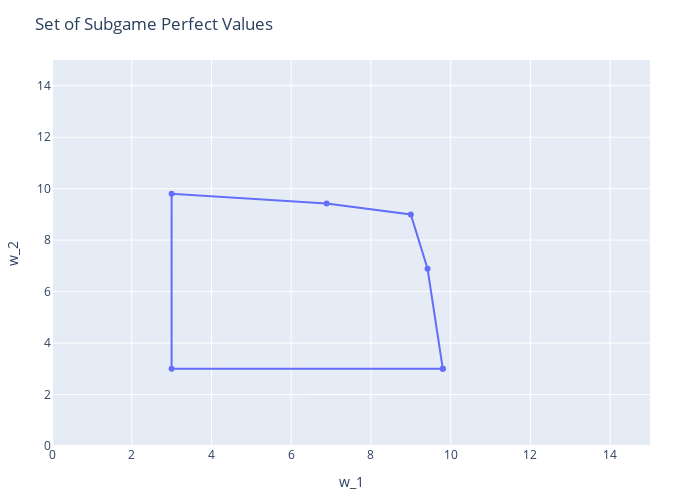

Write notebook code for a chart like this one.
### Code cell
# Add the first point to the bottom as well so that
# the polygon connects
plot_pts = vcat(hp_pts, hp_pts[1, :]')

plot(scatter(;x=plot_pts[:, 1], y=plot_pts[:, 2], mode="lines+markers"),
     Layout(;xaxis_range=[0, 15], yaxis_range=[0, 15],
             title="Set of Subgame Perfect Values",
             xaxis_title="w_1", yaxis_title="w_2",
             autosize=false, height=500, width=700))

### Figure 1 — Plotly figure (JSON) as saved in the notebook; plotly's stock layout.template omitted (floating-point values rounded to 4 significant figures)
{"data": [{"mode": "lines+markers", "type": "scatter", "x": [9.803, 3, 3, 6.888, 9, 9.42, 9.803], "y": [3, 3, 9.803, 9.42, 9, 6.888, 3]}], "layout": {"autosize": false, "height": 500, "margin": {"b": 50, "l": 50, "r": 50, "t": 60}, "title": {"text": "Set of Subgame Perfect Values"}, "width": 700, "xaxis": {"range": [0, 15], "title": {"text": "w_1"}, "type": "linear"}, "yaxis": {"range": [0, 15], "title": {"text": "w_2"}, "type": "linear"}}}
